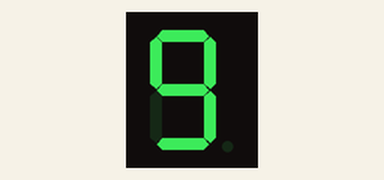
A sketch run on a simulated Arduino Uno, built with avr-gcc and run on an emulated ATmega328P. On the bench: 1-digit seven-segment display.

Above: at 0.1 s.
At 1.1 s:
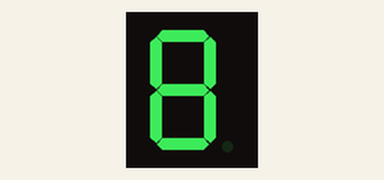
At 2.1 s:
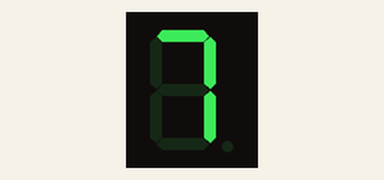
At 4.1 s:
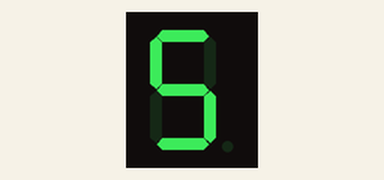
At 6.1 s:
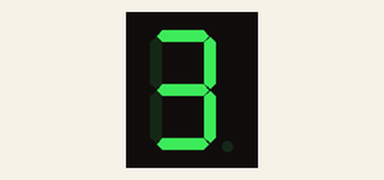
At 9.1 s:
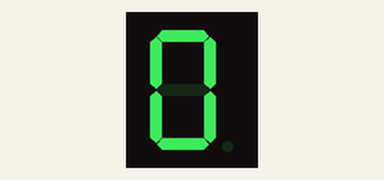

The sketch:

seven_seg_led_countdown.ino
```cpp
#include "SevSeg.h"
//
// https://www.circuitbasics.com/arduino-7-segment-display-tutorial/
////////////////////////////////////////////////////////////
// Parts
//----------------------------------------------------------
// 1k resister X 1
// Common Cathode Displays 7-seg with dot X 1 (PART:5161AS)
// library SevSeg (MIT License, https://github.com/DeanIsMe/SevSeg)
////////////////////////////////////////////////////////////
SevSeg sevseg;
int counter[10] = { 9, 8, 7, 6, 5, 4, 3, 2, 1, 0 };
unsigned long delayMs = 1000;
void setup() {
  byte numDigits = 1;
  byte digitPins[] = {};
  byte segmentPins[] = { 6, 5, 2, 3, 4, 7, 8, 9 };
  bool resistorsOnSegments = true;

  byte hardwareConfig = COMMON_CATHODE;
  sevseg.begin(hardwareConfig, numDigits, digitPins, segmentPins, resistorsOnSegments);
  sevseg.setBrightness(80);
}

void loop() {
  for (int c : counter) {
    sevseg.setNumber(c);
    sevseg.refreshDisplay();
    delay(delayMs);
  }
}
```

Measured:
- by itself, everything shown: repeats every 10.0 s, in 10 steps
- what the display in image 1 shows lasts 1.0 s, from 1.0 s to 2.0 s
